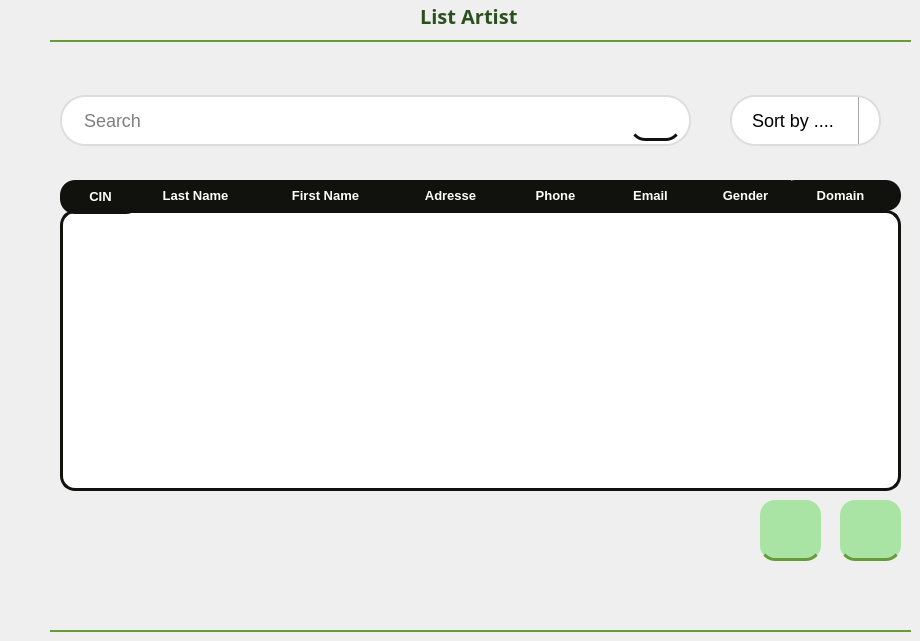
        <widget class="QWidget" name="page_7">
         <property name="styleSheet">
          <string notr="true">#page_7 {
background: rgba(0, 0, 0, 0.0);

}</string>
         </property>
         <widget class="QLineEdit" name="searchTextBox_20">
          <property name="geometry">
           <rect>
            <x>60</x>
            <y>80</y>
            <width>631</width>
            <height>81</height>
           </rect>
          </property>
          <property name="font">
           <font>
            <pointsize>-1</pointsize>
           </font>
          </property>
          <property name="styleSheet">
           <string notr="true"> width: 300px; /* Width of the text box */
    padding: 12px 20px; /* Padding inside the text box */
    margin: 15px 0; /* Margin around the text box */
    border: 2px solid #ddd; /* Base border color */
    border-radius: 25px; /* Rounded corners */
    font-size: 18px; /* Font size */
    box-shadow: 0 4px 6px rgba(0, 0, 0, 0.1); /* Subtle shadow for depth */
    transition: all 0.3s ease; /* Smooth transition for interactions */
    outline: none; /* Removing default focus outline */
	background-color:white;</string>
          </property>
          <property name="placeholderText">
           <string>Search</string>
          </property>
         </widget>
         <widget class="QPushButton" name="supprimer_38">
          <property name="geometry">
           <rect>
            <x>840</x>
            <y>500</y>
            <width>61</width>
            <height>61</height>
           </rect>
          </property>
          <property name="styleSheet">
           <string notr="true">QPushButton{/* Rectangle 9 */

position: absolute;
width: 1200px;
height: 649px;

background: #A9E4A4;
border: none;

/* Events */

position: absolute;
width: 63px;
height: 32px;

font-family: 'Athiti';
font-style: normal;
font-weight: 700;
font-size: 20px;
line-height: 32px;
/* identical to box height */
text-align: center;

color: #2A501F;
border-radius:15px;
border-bottom:3px solid #669B37;
}

QPushButton:hover{
position: absolute;
width: 185px;
height: 56px;

background: #8BD086;
box-shadow: 0px 4px 4px rgba(0, 0, 0, 0.25);
}</string>
          </property>
          <property name="text">
           <string/>
          </property>
          <property name="icon">
           <iconset resource="resources.qrc">
            <normaloff>:/images/images/ajout.png</normaloff>:/images/images/ajout.png</iconset>
          </property>
          <property name="iconSize">
           <size>
            <width>30</width>
            <height>30</height>
           </size>
          </property>
         </widget>
         <widget class="QTableView" name="tableView_3">
          <property name="geometry">
           <rect>
            <x>60</x>
            <y>210</y>
            <width>841</width>
            <height>281</height>
           </rect>
          </property>
          <property name="styleSheet">
           <string notr="true">background:white;
border:3px solid #11110E;
border-radius: 15px 15px 50px 50px;</string>
          </property>
         </widget>
         <widget class="QPushButton" name="supprimer_39">
          <property name="geometry">
           <rect>
            <x>760</x>
            <y>500</y>
            <width>61</width>
            <height>61</height>
           </rect>
          </property>
          <property name="styleSheet">
           <string notr="true">QPushButton{/* Rectangle 9 */

position: absolute;
width: 1200px;
height: 649px;

background: #A9E4A4;
border: none;

/* Events */

position: absolute;
width: 63px;
height: 32px;

font-family: 'Athiti';
font-style: normal;
font-weight: 700;
font-size: 20px;
line-height: 32px;
/* identical to box height */
text-align: center;

color: #2A501F;
border-radius:15px;
border-bottom:3px solid #669B37;
}

QPushButton:hover{
position: absolute;
width: 185px;
height: 56px;

background: #8BD086;
box-shadow: 0px 4px 4px rgba(0, 0, 0, 0.25);
}</string>
          </property>
          <property name="text">
           <string/>
          </property>
          <property name="icon">
           <iconset resource="resources.qrc">
            <normaloff>:/images/images/stat.png</normaloff>:/images/images/stat.png</iconset>
          </property>
          <property name="iconSize">
           <size>
            <width>30</width>
            <height>30</height>
           </size>
          </property>
         </widget>
         <widget class="Line" name="line_63">
          <property name="geometry">
           <rect>
            <x>50</x>
            <y>630</y>
            <width>861</width>
            <height>2</height>
           </rect>
          </property>
          <property name="styleSheet">
           <string notr="true">background-color:#669B37;
border-width: 1px;
border: 2px solid #669B37;
</string>
          </property>
          <property name="orientation">
           <enum>Qt::Horizontal</enum>
          </property>
         </widget>
         <widget class="QLabel" name="label_product_32">
          <property name="geometry">
           <rect>
            <x>380</x>
            <y>0</y>
            <width>31</width>
            <height>31</height>
           </rect>
          </property>
          <property name="font">
           <font>
            <family>Athiti</family>
            <weight>75</weight>
            <italic>false</italic>
            <bold>true</bold>
           </font>
          </property>
          <property name="layoutDirection">
           <enum>Qt::LeftToRight</enum>
          </property>
          <property name="styleSheet">
           <string notr="true">#label {

font-family: 'Athiti';
font-style: normal;
font-weight: 700;
font-size: 20px;
line-height: 32px;
/* identical to box height */
text-align: center;

color: #2A501F;}</string>
          </property>
          <property name="text">
           <string/>
          </property>
          <property name="pixmap">
           <pixmap resource="resources.qrc">:/images/images/list.png</pixmap>
          </property>
          <property name="scaledContents">
           <bool>true</bool>
          </property>
         </widget>
         <widget class="QLabel" name="label_327">
          <property name="geometry">
           <rect>
            <x>420</x>
            <y>0</y>
            <width>191</width>
            <height>31</height>
           </rect>
          </property>
          <property name="font">
           <font>
            <family>Athiti</family>
            <pointsize>-1</pointsize>
            <weight>87</weight>
            <italic>false</italic>
            <bold>true</bold>
           </font>
          </property>
          <property name="styleSheet">
           <string notr="true">color: #2A501F;
font-family: 'Athiti';
font-style: normal;
font-weight: 700;
font-size: 20px;
background-color: none;</string>
          </property>
          <property name="text">
           <string>List Artist</string>
          </property>
         </widget>
         <widget class="Line" name="line_64">
          <property name="geometry">
           <rect>
            <x>50</x>
            <y>40</y>
            <width>861</width>
            <height>2</height>
           </rect>
          </property>
          <property name="styleSheet">
           <string notr="true">background-color:#669B37;
border-width: 1px;
border: 2px solid #669B37;
</string>
          </property>
          <property name="orientation">
           <enum>Qt::Horizontal</enum>
          </property>
         </widget>
         <widget class="QLabel" name="label_genderGuest_2">
          <property name="geometry">
           <rect>
            <x>590</x>
            <y>180</y>
            <width>121</width>
            <height>31</height>
           </rect>
          </property>
          <property name="font">
           <font>
            <pointsize>10</pointsize>
            <weight>75</weight>
            <bold>true</bold>
           </font>
          </property>
          <property name="styleSheet">
           <string notr="true">
	color:white;
	background:#11110E;
</string>
          </property>
          <property name="text">
           <string>&lt;html&gt;&lt;head/&gt;&lt;body&gt;&lt;p align=&quot;center&quot;&gt;Email&lt;/p&gt;&lt;/body&gt;&lt;/html&gt;</string>
          </property>
         </widget>
         <widget class="QLabel" name="label_nameGuest_2">
          <property name="geometry">
           <rect>
            <x>120</x>
            <y>180</y>
            <width>151</width>
            <height>31</height>
           </rect>
          </property>
          <property name="font">
           <font>
            <pointsize>10</pointsize>
            <weight>75</weight>
            <bold>true</bold>
           </font>
          </property>
          <property name="styleSheet">
           <string notr="true">
	color:white;
	background:#11110E;
</string>
          </property>
          <property name="text">
           <string>&lt;html&gt;&lt;head/&gt;&lt;body&gt;&lt;p align=&quot;center&quot;&gt;Last Name&lt;/p&gt;&lt;/body&gt;&lt;/html&gt;</string>
          </property>
         </widget>
         <widget class="QLabel" name="label_adresseGuest_2">
          <property name="geometry">
           <rect>
            <x>380</x>
            <y>180</y>
            <width>141</width>
            <height>31</height>
           </rect>
          </property>
          <property name="font">
           <font>
            <pointsize>10</pointsize>
            <weight>75</weight>
            <bold>true</bold>
           </font>
          </property>
          <property name="styleSheet">
           <string notr="true">
	color:white;
	background:#11110E;
</string>
          </property>
          <property name="text">
           <string>&lt;html&gt;&lt;head/&gt;&lt;body&gt;&lt;p align=&quot;center&quot;&gt;Adresse&lt;/p&gt;&lt;/body&gt;&lt;/html&gt;</string>
          </property>
         </widget>
         <widget class="QLabel" name="label_phoneGuest_2">
          <property name="geometry">
           <rect>
            <x>510</x>
            <y>180</y>
            <width>91</width>
            <height>31</height>
           </rect>
          </property>
          <property name="font">
           <font>
            <pointsize>10</pointsize>
            <weight>75</weight>
            <bold>true</bold>
           </font>
          </property>
          <property name="styleSheet">
           <string notr="true">
	color:white;
	background:#11110E;
</string>
          </property>
          <property name="text">
           <string>&lt;html&gt;&lt;head/&gt;&lt;body&gt;&lt;p align=&quot;center&quot;&gt;Phone&lt;/p&gt;&lt;/body&gt;&lt;/html&gt;</string>
          </property>
         </widget>
         <widget class="QLabel" name="label_emailGuest_2">
          <property name="geometry">
           <rect>
            <x>780</x>
            <y>180</y>
            <width>121</width>
            <height>31</height>
           </rect>
          </property>
          <property name="font">
           <font>
            <pointsize>10</pointsize>
            <weight>75</weight>
            <bold>true</bold>
           </font>
          </property>
          <property name="styleSheet">
           <string notr="true">
	color:white;
	background:#11110E;
	border-radius:15px;
</string>
          </property>
          <property name="text">
           <string>&lt;html&gt;&lt;head/&gt;&lt;body&gt;&lt;p align=&quot;center&quot;&gt;Domain&lt;/p&gt;&lt;/body&gt;&lt;/html&gt;</string>
          </property>
         </widget>
         <widget class="QLabel" name="label_ageGuest_2">
          <property name="geometry">
           <rect>
            <x>270</x>
            <y>180</y>
            <width>111</width>
            <height>31</height>
           </rect>
          </property>
          <property name="font">
           <font>
            <pointsize>10</pointsize>
            <weight>75</weight>
            <bold>true</bold>
           </font>
          </property>
          <property name="styleSheet">
           <string notr="true">
	color:white;
	background:#11110E;
</string>
          </property>
          <property name="text">
           <string>&lt;html&gt;&lt;head/&gt;&lt;body&gt;&lt;p align=&quot;center&quot;&gt;First Name&lt;/p&gt;&lt;/body&gt;&lt;/html&gt;</string>
          </property>
         </widget>
         <widget class="QLabel" name="label_cinGuest_10">
          <property name="geometry">
           <rect>
            <x>60</x>
            <y>180</y>
            <width>81</width>
            <height>34</height>
           </rect>
          </property>
          <property name="font">
           <font>
            <pointsize>10</pointsize>
            <weight>75</weight>
            <bold>true</bold>
           </font>
          </property>
          <property name="styleSheet">
           <string notr="true">
	color:white;
	background:#11110E;
	border-radius:15px;
</string>
          </property>
          <property name="text">
           <string>&lt;html&gt;&lt;head/&gt;&lt;body&gt;&lt;p align=&quot;center&quot;&gt;CIN&lt;/p&gt;&lt;/body&gt;&lt;/html&gt;</string>
          </property>
         </widget>
         <widget class="QLabel" name="label_genderGuest_3">
          <property name="geometry">
           <rect>
            <x>700</x>
            <y>180</y>
            <width>91</width>
            <height>31</height>
           </rect>
          </property>
          <property name="font">
           <font>
            <pointsize>10</pointsize>
            <weight>75</weight>
            <bold>true</bold>
           </font>
          </property>
          <property name="styleSheet">
           <string notr="true">
	color:white;
	background:#11110E;
</string>
          </property>
          <property name="text">
           <string>&lt;html&gt;&lt;head/&gt;&lt;body&gt;&lt;p align=&quot;center&quot;&gt;Gender&lt;/p&gt;&lt;/body&gt;&lt;/html&gt;</string>
          </property>
         </widget>
         <widget class="QComboBox" name="comboBox_6">
          <property name="geometry">
           <rect>
            <x>730</x>
            <y>80</y>
            <width>151</width>
            <height>81</height>
           </rect>
          </property>
          <property name="styleSheet">
           <string notr="true">QComboBox {
    padding: 12px 20px; /* Padding inside the text box */
    margin: 15px 0; /* Margin around the text box */
    border: 2px solid #ddd; /* Base border color */
    border-radius: 25px; /* Rounded corners */
    font-size: 18px; /* Font size */
    box-shadow: 0 4px 6px rgba(0, 0, 0, 0.1); /* Subtle shadow for depth */
    transition: all 0.3s ease; /* Smooth transition for interactions */
    outline: none; /* Removing default focus outline */
	background: white
}

QComboBox:editable {
    background: white;
margin:-10px
}

QComboBox::drop-down {
    border: none;
    subcontrol-origin: padding;
    subcontrol-position: right;
    width: 20px;
    border-left-width: 1px;
    border-left-color: darkgray;
    border-left-style: solid; /* just a single line */
    border-top-right-radius: 3px; /* same radius as the QComboBox */
    border-bottom-right-radius: 3px;
}

QComboBox::down-arrow {
    image: url(:/images/images/down-arrow.png);
    width: 16px; /* largeur désirée */
    height: 16px; /* hauteur désirée */
}</string>
          </property>
          <item>
           <property name="text">
            <string>Sort by ....</string>
           </property>
          </item>
          <item>
           <property name="text">
            <string>Par Id</string>
           </property>
          </item>
          <item>
           <property name="text">
            <string>Par Nom</string>
           </property>
          </item>
          <item>
           <property name="text">
            <string>Age</string>
           </property>
          </item>
         </widget>
         <widget class="QPushButton" name="pushButton_39">
          <property name="geometry">
           <rect>
            <x>630</x>
            <y>100</y>
            <width>51</width>
            <height>41</height>
           </rect>
          </property>
          <property name="styleSheet">
           <string notr="true">QPushButton {

   position: absolute;
width: 1200px;
height: 649px;

background:  transparent;
border: none;

/* Events */

position: absolute;
width: 63px;
height: 32px;

font-family: 'Athiti';
font-style: normal;
font-weight: 700;
font-size: 20px;
line-height: 32px;
text-align: center;

color: #2A501F;
border-radius:15px;
border-bottom:3px solid #11110E;
}
</string>
          </property>
          <property name="text">
           <string/>
          </property>
          <property name="icon">
           <iconset resource="resources.qrc">
            <normaloff>:/images/images/search (2).png</normaloff>:/images/images/search (2).png</iconset>
          </property>
          <property name="iconSize">
           <size>
            <width>25</width>
            <height>25</height>
           </size>
          </property>
         </widget>
         <zorder>searchTextBox_20</zorder>
         <zorder>tableView_3</zorder>
         <zorder>supprimer_39</zorder>
         <zorder>line_63</zorder>
         <zorder>label_product_32</zorder>
         <zorder>label_327</zorder>
         <zorder>line_64</zorder>
         <zorder>label_genderGuest_2</zorder>
         <zorder>label_nameGuest_2</zorder>
         <zorder>label_adresseGuest_2</zorder>
         <zorder>label_phoneGuest_2</zorder>
         <zorder>label_emailGuest_2</zorder>
         <zorder>label_ageGuest_2</zorder>
         <zorder>label_cinGuest_10</zorder>
         <zorder>label_genderGuest_3</zorder>
         <zorder>supprimer_38</zorder>
         <zorder>comboBox_6</zorder>
         <zorder>pushButton_39</zorder>
        </widget>
